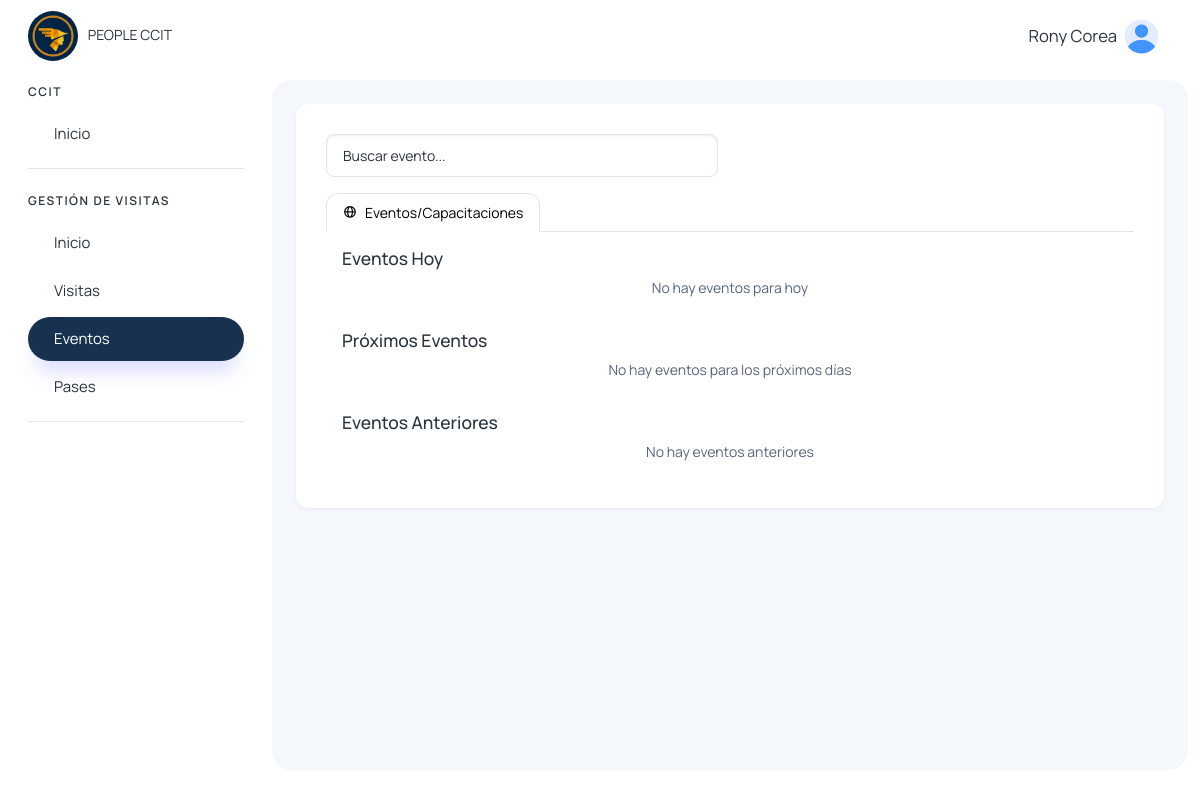
The page /eventos_capacitaciones/ (signed in) on the database as committed earlier.
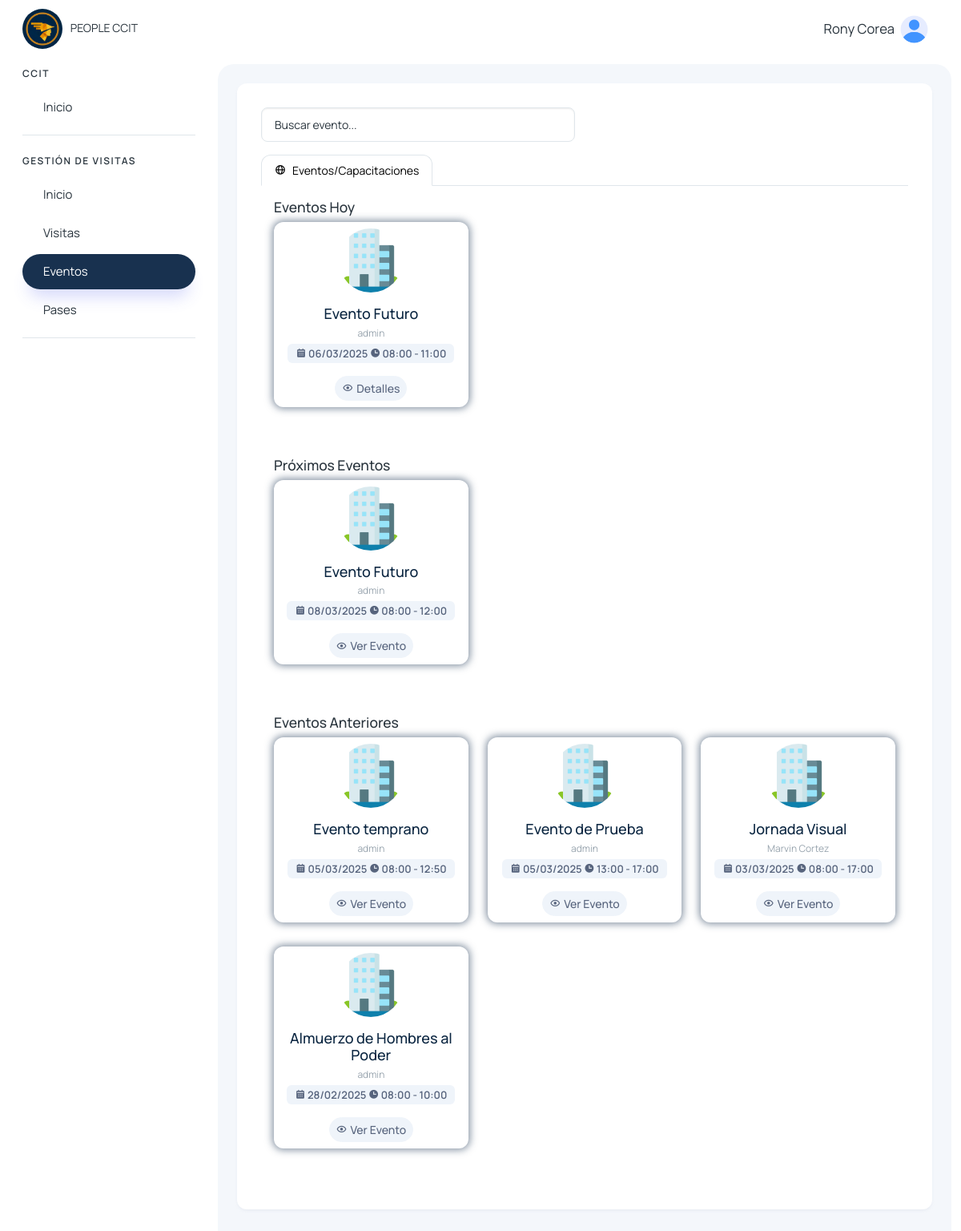
The same page on the database as committed later.
### eventos/models.py (models this page shows, shortened)
class EventoCapacitacion(models.Model):
    nombre = models.CharField(max_length=255)
    organizador = models.CharField(max_length=255, null=True, blank=True)
    fecha = models.DateField()
    hora_inicio = models.TimeField()
    hora_fin = models.TimeField()
    cantidad_visitantes = models.IntegerField()
    created_at = models.DateTimeField(auto_now_add=True)
    updated_at = models.DateTimeField(auto_now=True)

### visitantes/views.py (the view)
# urls.py: path('eventos_capacitaciones/', views.eventos_capacitaciones, name='eventos_capacitaciones'),
@login_required
def eventos_capacitaciones(request):
    today = timezone.localdate()
    eventos_hoy = EventoCapacitacion.objects.filter(fecha=today).order_by('fecha', 'hora_inicio')
    eventos_proximos = EventoCapacitacion.objects.filter(fecha__gt=today).order_by('fecha', 'hora_inicio')
    eventos_anteriores = EventoCapacitacion.objects.filter(fecha__lt=today).order_by('-fecha', 'hora_inicio')
    return render(request, 'visitantes/recepcion/principales/eventos_capacitaciones.html', {
        'eventos_hoy': eventos_hoy,
        'eventos_proximos': eventos_proximos,
        'eventos_anteriores': eventos_anteriores,
    })

### visitantes/context_processors.py (called while the page is built)
def grupos_usuario(request):
    if request.user.is_authenticated:
        grupos = request.user.groups.all()
    else:
        grupos = []
    return {'user_grupos': grupos}

### templates/visitantes/recepcion/principales/eventos_capacitaciones.html (shortened to what this page needs)
{% extends 'layout/layout.html' %}
{% block content %}
{% load static %}
<div>
    <div class="mb-3 row d-flex justify-content-between">
        <div class="col-6">
            <input type="search" class="form-control" name="busqueda" id="search_visita" placeholder="Buscar evento...">
        </div>
    </div>
    <ul class="nav nav-tabs" role="tablist">
        <li class="nav-item">
            <a class="nav-link d-flex active" data-bs-toggle="tab" href="#eventos_capacitaciones" role="tab">
                <span><i class='bx bx-globe'></i></i> </span>
                <span class="d-none d-md-block ms-2">Eventos/Capacitaciones</span>
            </a>
        </li>
    </ul>
    <div class="tab-pane" id="eventos_capacitaciones" role="tabpanel">
        <div class="row p-3">
            <h5>Eventos Hoy</h5>
            {% for evento in eventos_hoy %}
                <div class="col-12 col-sm-12 col-md-6 col-lg-4 col-xl-4">
                    <div class="card hover-img card-visita-dentro">
                        <div class="card-body p-2 text-center border-none">
                            <img src="{% static '/img/eventos.png' %}" alt="matdash-img" class="rounded-circle mb-3" width="80" height="80">
                            <h4 class="card-title mb-1">{{evento.nombre}}</h4>
                            <div class=" mb-1 row">
                                <span class="fs-2">{{evento.organizador}}</span>
                            </div>
                            <span class="badge text-bg-light text-secondary">
                                <i class='bx bxs-calendar'></i> {{evento.fecha | date:'d/m/Y' }}
                                <i class='bx bxs-time'></i> {{evento.hora_inicio}} - {{evento.hora_fin}}
                            </span>
                        </div>
                        <ul class="px-2 py-2 list-unstyled d-flex align-items-center justify-content-center mb-0">
                            <li class="position-relative">
                                <a class="btn btn-light btn-sm text-secondary d-flex align-items-center justify-content-center text-center fs-3" href="{% url 'detalles_evento' evento.id %}">
                                    <i class='bx bx-show' style="margin-right: 4px;"></i> Detalles
                                </a>
                            </li>
                        </ul>
                    </div>
                </div>
            {% empty %}
                <div class="col-12 text-center text-secondary">
                    No hay eventos para hoy
                </div>
            {% endfor %}
        </div>
        <div class="row p-3">
            <h5>Próximos Eventos</h5>
            {% for evento in eventos_proximos %}
                <div class="col-12 col-sm-12 col-md-6 col-lg-4 col-xl-4">
                    <div class="card hover-img card-visita-dentro">
                        <div class="card-body p-2 text-center border-none">
                            <img src="{% static '/img/eventos.png' %}" alt="matdash-img" class="rounded-circle mb-3" width="80" height="80">
                            <h4 class="card-title mb-1">{{evento.nombre}}</h4>
                            <div class=" mb-1 row">
                                <span class="fs-2">{{evento.organizador}}</span>
                            </div>
                            <span class="badge text-bg-light text-secondary">
                                <i class='bx bxs-calendar'></i> {{evento.fecha | date:'d/m/Y' }}
                                <i class='bx bxs-time'></i> {{evento.hora_inicio}} - {{evento.hora_fin}}
                            </span>
                        </div>
                        <ul class="px-2 py-2 list-unstyled d-flex align-items-center justify-content-center mb-0">
                            <li class="position-relative">
                                <a class="btn btn-light btn-sm text-secondary d-flex align-items-center justify-content-center text-center fs-3" href="{% url 'detalles_evento_visitas' evento.id %}">
                                    <i class='bx bx-show' style="margin-right: 4px;"></i> Ver Evento
                                </a>
                            </li>
                        </ul>
                    </div>
                </div>
            {% empty %}
                <div class="col-12 text-center text-secondary">
                    No hay eventos para los próximos días
                </div>
            {% endfor %}
        </div>
        <div class="row p-3">
            <h5>Eventos Anteriores</h5>
            {% for evento in eventos_anteriores %}
                <div class="col-12 col-sm-12 col-md-6 col-lg-4 col-xl-4">
                    <div class="card hover-img card-visita-dentro">
                        <div class="card-body p-2 text-center border-none">
                            <img src="{% static '/img/eventos.png' %}" alt="matdash-img" class="rounded-circle mb-3" width="80" height="80">
                            <h4 class="card-title mb-1">{{evento.nombre}}</h4>
                            <div class=" mb-1 row">
                                <span class="fs-2">{{evento.organizador}}</span>
                            </div>
                            <span class="badge text-bg-light text-secondary">
                                <i class='bx bxs-calendar'></i> {{evento.fecha | date:'d/m/Y' }}
                                <i class='bx bxs-time'></i> {{evento.hora_inicio}} - {{evento.hora_fin}}
                            </span>
                        </div>
                        <ul class="px-2 py-2 list-unstyled d-flex align-items-center justify-content-center mb-0">
                            <li class="position-relative">
                                <a class="btn btn-light btn-sm text-secondary d-flex align-items-center justify-content-center text-center fs-3" href="{% url 'detalles_evento_visitas' evento.id %}">
                                    <i class='bx bx-show' style="margin-right: 4px;"></i> Ver Evento
                                </a>
                            </li>
                        </ul>
                    </div>
                </div>
            {% empty %}
                <div class="col-12 text-center text-secondary">
                    No hay eventos anteriores
                </div>
            {% endfor %}
        </div>
    </div>
</div>
{% endblock %}

### templates/layout/layout.html (shortened to what this page needs)
{% load static %}
<!DOCTYPE html>
<html lang="en">
<head>
    <link href='https://unpkg.com/boxicons@2.1.4/css/boxicons.min.css' rel='stylesheet'>
    <link rel="stylesheet" href="https://cdn.jsdelivr.net/npm/sweetalert2@11.4.4/dist/sweetalert2.min.css">
    <link rel="stylesheet" href="{% static '/assets/css/styles.min.css' %}" />
</head>
<body>
  <div class="page-wrapper" id="main-wrapper" data-layout="vertical" data-navbarbg="skin6" data-sidebartype="full"
  data-sidebar-position="fixed" data-header-position="fixed">
    <aside class="left-sidebar">
        <div>
            <div class="brand-logo d-flex align-items-center justify-content-between">
                <a href="{% url 'inicio_recepcion' %}" class="text-nowrap logo-img">
                    <img class="rounded-circle" width="50" src="{% static '/img/logo.png' %}" alt="logo" style="margin-right: 7px" />
                    PEOPLE CCIT
                </a>
            </div>
            <nav class="sidebar-nav scroll-sidebar" data-simplebar="">
                <ul id="sidebarnav">
                    <li class="nav-small-cap">
                        <span class="hide-menu">CCIT</span>
                    </li>
                    <li class="sidebar-item">
                        <a class="sidebar-link" href="{% url 'home' %}" aria-expanded="false">
                            <span class="hide-menu">Inicio</span>
                        </a>
                    </li>
                    {% for grupo in user_grupos %}
                        {% if grupo.name == "visitas_recepcion_group" or grupo.name == "admin_group" or grupo.name == 'super_admin' %}
                            <li class="nav-small-cap">
                                <span class="hide-menu">GESTIÓN DE VISITAS</span>
                            </li>
                            <li class="sidebar-item">
                                <a class="sidebar-link" href="{% url 'inicio_recepcion' %}" aria-expanded="false">
                                    <span class="hide-menu">Inicio</span>
                                </a>
                            </li>
                            <li class="sidebar-item">
                                <a class="sidebar-link" href="{% url 'visitas_recepcion' %}" aria-expanded="false">
                                    <span class="hide-menu">Visitas</span>
                                </a>
                            </li>
                            <li class="sidebar-item">
                                <a class="sidebar-link" href="{% url 'eventos_capacitaciones' %}" aria-expanded="false">
                                    <span class="hide-menu">Eventos</span>
                                </a>
                            </li>
                            <li class="sidebar-item">
                                <a class="sidebar-link" href="{% url 'pases_recepcion' %}" aria-expanded="false">
                                    <span class="hide-menu">Pases</span>
                                </a>
                            </li>
                        {% endif %}
                    {% endfor %}
                </ul>
            </nav>
        </div>
    </aside>
  <div class="body-wrapper">
    <header class="app-header">
        <nav class="navbar navbar-expand-lg navbar-light">
            <div class="navbar-collapse justify-content-end px-0" id="navbarNav">
                <ul class="navbar-nav flex-row ms-auto align-items-center justify-content-end">
                    <li class="nav-item dropdown">
                        <a class="nav-link " href="javascript:void(0)" id="drop2" data-bs-toggle="dropdown"
                            aria-expanded="false">
                            <small style="font-size: smaller; margin-right: 7px;">
                                {{request.user.first_name}} {{request.user.last_name}}
                            </small>
                            <img src="{% static '/img/home/user.png' %}" alt="" width="35" height="35" class="rounded-circle">
                        </a>
                    </li>
                </ul>
            </div>
        </nav>
    </header>
            <div class="body-wrapper-inner">
                <div class="container-fluid">
                    <div class="card">
                        <div class="card-body">
                            {% block content %} {% endblock %}
                        </div>
                    </div>
                </div>
            </div>
        </div>
    </div>
</body>
</html>

### templates/layout/layout.html (style rules this page uses)
.btn { border-radius: 25px; }
.sidebar-nav ul .sidebar-item.selected>.sidebar-link.active, .sidebar-nav ul .sidebar-item.selected>.sidebar-link, .sidebar-nav ul .sidebar-item>.sidebar-link.active { border-radius: 25px; }
.body-wrapper .container-fluid { max-width: 1500px; }

### templates/visitantes/recepcion/principales/eventos_capacitaciones.html (style rules this page uses)
.card-visita-dentro { box-shadow: 0px 0px 10px 2px #18314f86; }

Rows that differ between the two databases and show on the page:
added EventoCapacitacion: nombre "Evento Futuro", organizador "admin", fecha "06/03/2025", hora_inicio "08:00", hora_fin "11:00", shown under "Eventos Hoy"
added EventoCapacitacion: nombre "Evento Futuro", organizador "admin", fecha "08/03/2025", hora_inicio "08:00", hora_fin "12:00", shown under "Próximos Eventos"
added EventoCapacitacion: nombre "Evento temprano", organizador "admin", fecha "05/03/2025", hora_inicio "08:00", hora_fin "12:50", shown under "Eventos Anteriores"
added EventoCapacitacion: nombre "Evento de Prueba", organizador "admin", fecha "05/03/2025", hora_inicio "13:00", hora_fin "17:00", shown under "Eventos Anteriores"
added EventoCapacitacion: nombre "Jornada Visual", organizador "Marvin Cortez", fecha "03/03/2025", hora_inicio "08:00", hora_fin "17:00", shown under "Eventos Anteriores"
added EventoCapacitacion: nombre "Almuerzo de Hombres al Poder", organizador "admin", fecha "28/02/2025", hora_inicio "08:00", hora_fin "10:00", shown under "Eventos Anteriores"
Other text that changed with them:
text no longer shown: "No hay eventos para hoy No hay eventos para los próximos días No hay eventos anteriores"
